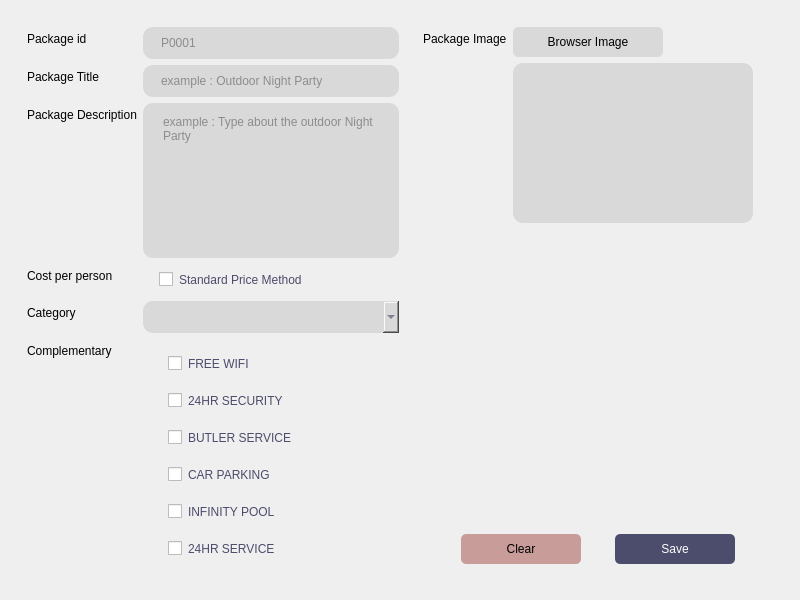
<?xml version="1.0" encoding="UTF-8"?>
<ui version="4.0">
 <class>update_package</class>
 <widget class="QMainWindow" name="update_package">
  <property name="geometry">
   <rect>
    <x>0</x>
    <y>0</y>
    <width>800</width>
    <height>600</height>
   </rect>
  </property>
  <property name="windowTitle">
   <string>Update Package</string>
  </property>
  <widget class="QWidget" name="centralwidget">
   <layout class="QHBoxLayout" name="horizontalLayout">
    <item>
     <widget class="QScrollArea" name="display_mgt_package_3">
      <property name="minimumSize">
       <size>
        <width>200</width>
        <height>0</height>
       </size>
      </property>
      <property name="maximumSize">
       <size>
        <width>16777215</width>
        <height>16777215</height>
       </size>
      </property>
      <property name="styleSheet">
       <string notr="true">border:none;</string>
      </property>
      <property name="lineWidth">
       <number>0</number>
      </property>
      <property name="widgetResizable">
       <bool>true</bool>
      </property>
      <widget class="QWidget" name="scrollAreaWidgetContents_4">
       <property name="geometry">
        <rect>
         <x>0</x>
         <y>0</y>
         <width>782</width>
         <height>582</height>
        </rect>
       </property>
       <layout class="QHBoxLayout" name="horizontalLayout_2">
        <item>
         <widget class="QFrame" name="frame">
          <property name="frameShape">
           <enum>QFrame::StyledPanel</enum>
          </property>
          <property name="frameShadow">
           <enum>QFrame::Raised</enum>
          </property>
          <layout class="QVBoxLayout" name="verticalLayout">
           <item>
            <layout class="QFormLayout" name="formLayout">
             <item row="0" column="0">
              <widget class="QLabel" name="label_12">
               <property name="text">
                <string>Package id</string>
               </property>
              </widget>
             </item>
             <item row="0" column="1">
              <widget class="QLineEdit" name="txt_p_id">
               <property name="styleSheet">
                <string notr="true">QLineEdit{
    background-color: #D9D9D9;
	font: 10pt &quot;SF Pro Display&quot;;
    color: #404040;
    border: none;
    border-radius: 10px;
    padding: 8px 16px; 
	text-align: left;
}</string>
               </property>
               <property name="placeholderText">
                <string>P0001</string>
               </property>
              </widget>
             </item>
             <item row="1" column="0">
              <widget class="QLabel" name="label_13">
               <property name="text">
                <string>Package Title</string>
               </property>
              </widget>
             </item>
             <item row="1" column="1">
              <widget class="QLineEdit" name="txt_p_title">
               <property name="styleSheet">
                <string notr="true">QLineEdit{
    background-color: #D9D9D9;
	font: 10pt &quot;SF Pro Display&quot;;
    color: #404040;
    border: none;
    border-radius: 10px;
    padding: 8px 16px; 
	text-align: left;
}</string>
               </property>
               <property name="placeholderText">
                <string>example : Outdoor Night Party</string>
               </property>
              </widget>
             </item>
             <item row="2" column="0">
              <widget class="QLabel" name="label_14">
               <property name="text">
                <string>Package Description</string>
               </property>
              </widget>
             </item>
             <item row="2" column="1">
              <widget class="QTextEdit" name="txt_p_description">
               <property name="styleSheet">
                <string notr="true">QTextEdit{
    background-color: #D9D9D9;
	font: 10pt &quot;SF Pro Display&quot;;
    color: #404040;
    border: none;
    border-radius: 10px;
    padding: 8px 16px; 
	text-align: left;
}</string>
               </property>
               <property name="placeholderText">
                <string>example : Type about the outdoor Night Party</string>
               </property>
              </widget>
             </item>
             <item row="3" column="0">
              <widget class="QLabel" name="label_15">
               <property name="text">
                <string>Cost per person</string>
               </property>
              </widget>
             </item>
             <item row="3" column="1">
              <widget class="QCheckBox" name="chk_price">
               <property name="styleSheet">
                <string notr="true">QCheckBox{
    background-color: none;
	font: 10pt &quot;SF Pro Display&quot;;
    color: #4C4C6C;
    border: none;
    border-radius: 10px;
    padding: 8px 16px; 
	text-align: left;
}</string>
               </property>
               <property name="text">
                <string>Standard Price Method</string>
               </property>
              </widget>
             </item>
             <item row="4" column="0">
              <widget class="QLabel" name="label_16">
               <property name="text">
                <string>Category</string>
               </property>
              </widget>
             </item>
             <item row="4" column="1">
              <widget class="QComboBox" name="cmb_category">
               <property name="styleSheet">
                <string notr="true">QComboBox{
    background-color: #D9D9D9;
	font: 10pt &quot;SF Pro Display&quot;;
    color: #4C4C6C;
    border: none;
    border-radius: 10px;
    padding: 8px 16px; 
	text-align: left;
}</string>
               </property>
              </widget>
             </item>
             <item row="5" column="0">
              <widget class="QLabel" name="label_17">
               <property name="text">
                <string>Complementary</string>
               </property>
              </widget>
             </item>
             <item row="5" column="1">
              <widget class="QFrame" name="frame_16">
               <property name="styleSheet">
                <string notr="true">QCheckBox{
    background-color: none;
	font: 10pt &quot;SF Pro Display&quot;;
    color: #4C4C6C;
    border: none;
    border-radius: 10px;
    padding: 8px 16px; 
	text-align: left;
}</string>
               </property>
               <property name="frameShape">
                <enum>QFrame::StyledPanel</enum>
               </property>
               <property name="frameShadow">
                <enum>QFrame::Raised</enum>
               </property>
               <layout class="QVBoxLayout" name="verticalLayout_18">
                <item>
                 <widget class="QCheckBox" name="chk_com_wifi">
                  <property name="text">
                   <string>FREE WIFI</string>
                  </property>
                 </widget>
                </item>
                <item>
                 <widget class="QCheckBox" name="chk_com_security">
                  <property name="text">
                   <string>24HR SECURITY</string>
                  </property>
                 </widget>
                </item>
                <item>
                 <widget class="QCheckBox" name="chk_com_butler_service">
                  <property name="text">
                   <string>BUTLER SERVICE</string>
                  </property>
                 </widget>
                </item>
                <item>
                 <widget class="QCheckBox" name="chk_com_car">
                  <property name="text">
                   <string>CAR PARKING</string>
                  </property>
                 </widget>
                </item>
                <item>
                 <widget class="QCheckBox" name="chk_com_pool">
                  <property name="text">
                   <string>INFINITY POOL</string>
                  </property>
                 </widget>
                </item>
                <item>
                 <widget class="QCheckBox" name="chk_com_24hr_service">
                  <property name="text">
                   <string>24HR SERVICE </string>
                  </property>
                 </widget>
                </item>
               </layout>
              </widget>
             </item>
            </layout>
           </item>
          </layout>
         </widget>
        </item>
        <item>
         <widget class="QFrame" name="frame_2">
          <property name="frameShape">
           <enum>QFrame::StyledPanel</enum>
          </property>
          <property name="frameShadow">
           <enum>QFrame::Raised</enum>
          </property>
          <layout class="QVBoxLayout" name="verticalLayout_2">
           <item>
            <layout class="QFormLayout" name="formLayout_2">
             <item row="0" column="0">
              <widget class="QLabel" name="label_25">
               <property name="text">
                <string>Package Image</string>
               </property>
              </widget>
             </item>
             <item row="0" column="1">
              <widget class="QPushButton" name="btn_browser_img_2">
               <property name="maximumSize">
                <size>
                 <width>150</width>
                 <height>16777215</height>
                </size>
               </property>
               <property name="styleSheet">
                <string notr="true">/* Default button style */
QPushButton {
    background-color: #D9D9D9;
	font: 10pt &quot;SF Pro Display&quot;;
    color: #00000;
    border: none;
    border-radius: 5px;
    padding: 8px 16px; 

}

/* Button style on hover */
QPushButton:hover {
 background-color: #46464b;
	color: #ffffff;
	font-weight: bold;
}

/* Button style when pressed */
QPushButton:pressed {
    background-color: #AE544F;
 	color: #FFFFFF;
}

QPushButton:checked {
	background-color: #AE544F;
 	color: #FFFFFF;
}</string>
               </property>
               <property name="text">
                <string>Browser Image</string>
               </property>
              </widget>
             </item>
             <item row="1" column="1">
              <widget class="QLabel" name="lbl_display_img_2">
               <property name="minimumSize">
                <size>
                 <width>0</width>
                 <height>160</height>
                </size>
               </property>
               <property name="maximumSize">
                <size>
                 <width>240</width>
                 <height>160</height>
                </size>
               </property>
               <property name="styleSheet">
                <string notr="true">QLabel{
    background-color: #D9D9D9;
	font: 10pt &quot;SF Pro Display&quot;;
    color: #4C4C6C;
    border: none;
    border-radius: 10px;
    padding: 8px 16px; 
	text-align: left;
}</string>
               </property>
               <property name="text">
                <string/>
               </property>
              </widget>
             </item>
             <item row="2" column="1">
              <spacer name="verticalSpacer">
               <property name="orientation">
                <enum>Qt::Vertical</enum>
               </property>
               <property name="sizeHint" stdset="0">
                <size>
                 <width>20</width>
                 <height>40</height>
                </size>
               </property>
              </spacer>
             </item>
            </layout>
           </item>
           <item>
            <widget class="QFrame" name="frame_19">
             <property name="frameShape">
              <enum>QFrame::StyledPanel</enum>
             </property>
             <property name="frameShadow">
              <enum>QFrame::Raised</enum>
             </property>
             <layout class="QHBoxLayout" name="horizontalLayout_9">
              <item>
               <spacer name="horizontalSpacer_7">
                <property name="orientation">
                 <enum>Qt::Horizontal</enum>
                </property>
                <property name="sizeHint" stdset="0">
                 <size>
                  <width>23</width>
                  <height>20</height>
                 </size>
                </property>
               </spacer>
              </item>
              <item>
               <widget class="QPushButton" name="btn_clear_2">
                <property name="sizePolicy">
                 <sizepolicy hsizetype="Expanding" vsizetype="Fixed">
                  <horstretch>0</horstretch>
                  <verstretch>0</verstretch>
                 </sizepolicy>
                </property>
                <property name="minimumSize">
                 <size>
                  <width>120</width>
                  <height>0</height>
                 </size>
                </property>
                <property name="styleSheet">
                 <string notr="true">/* Default button style */
QPushButton {
    background-color: #C79C99;
	font: 10pt &quot;SF Pro Display&quot;;
    color: #00000;
    border: none;
    border-radius: 5px;
    padding: 8px 16px; 

}

/* Button style on hover */
QPushButton:hover {
 background-color: #46464b;
	color: #ffffff;
	font-weight: bold;
}

/* Button style when pressed */
QPushButton:pressed {
    background-color: #AE544F;
 	color: #FFFFFF;
}

QPushButton:checked {
	background-color: #AE544F;
 	color: #FFFFFF;
}</string>
                </property>
                <property name="text">
                 <string>Clear</string>
                </property>
               </widget>
              </item>
              <item>
               <spacer name="horizontalSpacer_8">
                <property name="orientation">
                 <enum>Qt::Horizontal</enum>
                </property>
                <property name="sizeHint" stdset="0">
                 <size>
                  <width>2</width>
                  <height>20</height>
                 </size>
                </property>
               </spacer>
              </item>
              <item>
               <widget class="QPushButton" name="btn_save_package_2">
                <property name="sizePolicy">
                 <sizepolicy hsizetype="Preferred" vsizetype="Fixed">
                  <horstretch>0</horstretch>
                  <verstretch>0</verstretch>
                 </sizepolicy>
                </property>
                <property name="minimumSize">
                 <size>
                  <width>120</width>
                  <height>0</height>
                 </size>
                </property>
                <property name="styleSheet">
                 <string notr="true">/* Default button style */
QPushButton {
    background-color: #4C4C6C;
	font: 10pt &quot;SF Pro Display&quot;;
    color: #ffffff;
    border: none;
    border-radius: 5px;
    padding: 8px 16px; 



}

/* Button style on hover */
QPushButton:hover {
 background-color: #46464b;
	color: #ffffff;
	font-weight: bold;
}

/* Button style when pressed */
QPushButton:pressed {
    background-color: #AE544F;
 	color: #FFFFFF;
}

QPushButton:checked {
	background-color: #AE544F;
 	color: #FFFFFF;
}</string>
                </property>
                <property name="text">
                 <string>Save</string>
                </property>
               </widget>
              </item>
              <item>
               <spacer name="horizontalSpacer_9">
                <property name="orientation">
                 <enum>Qt::Horizontal</enum>
                </property>
                <property name="sizeHint" stdset="0">
                 <size>
                  <width>1</width>
                  <height>20</height>
                 </size>
                </property>
               </spacer>
              </item>
             </layout>
            </widget>
           </item>
          </layout>
         </widget>
        </item>
       </layout>
      </widget>
     </widget>
    </item>
   </layout>
  </widget>
 </widget>
 <resources/>
 <connections/>
</ui>
